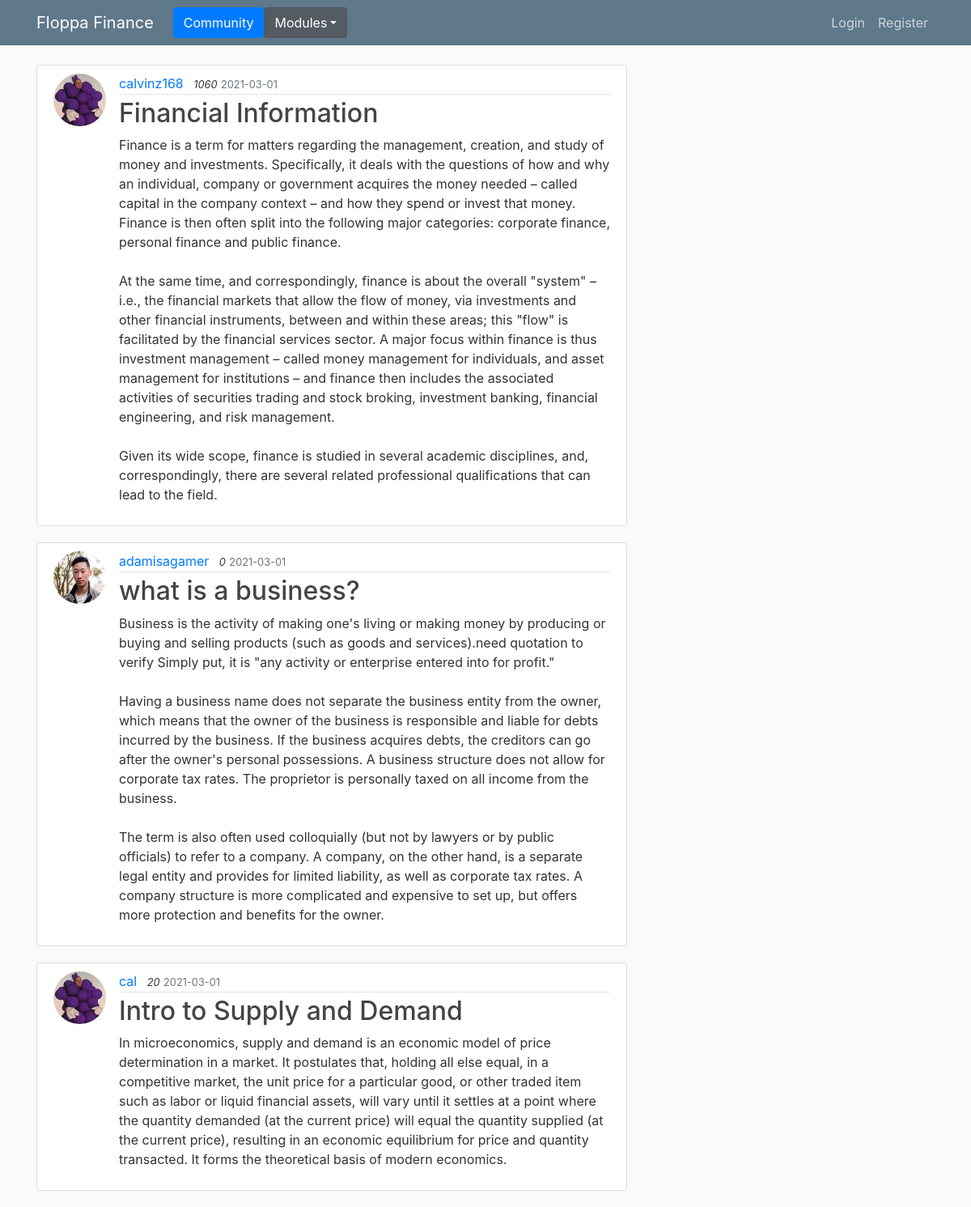
Page /home on the earlier database version.
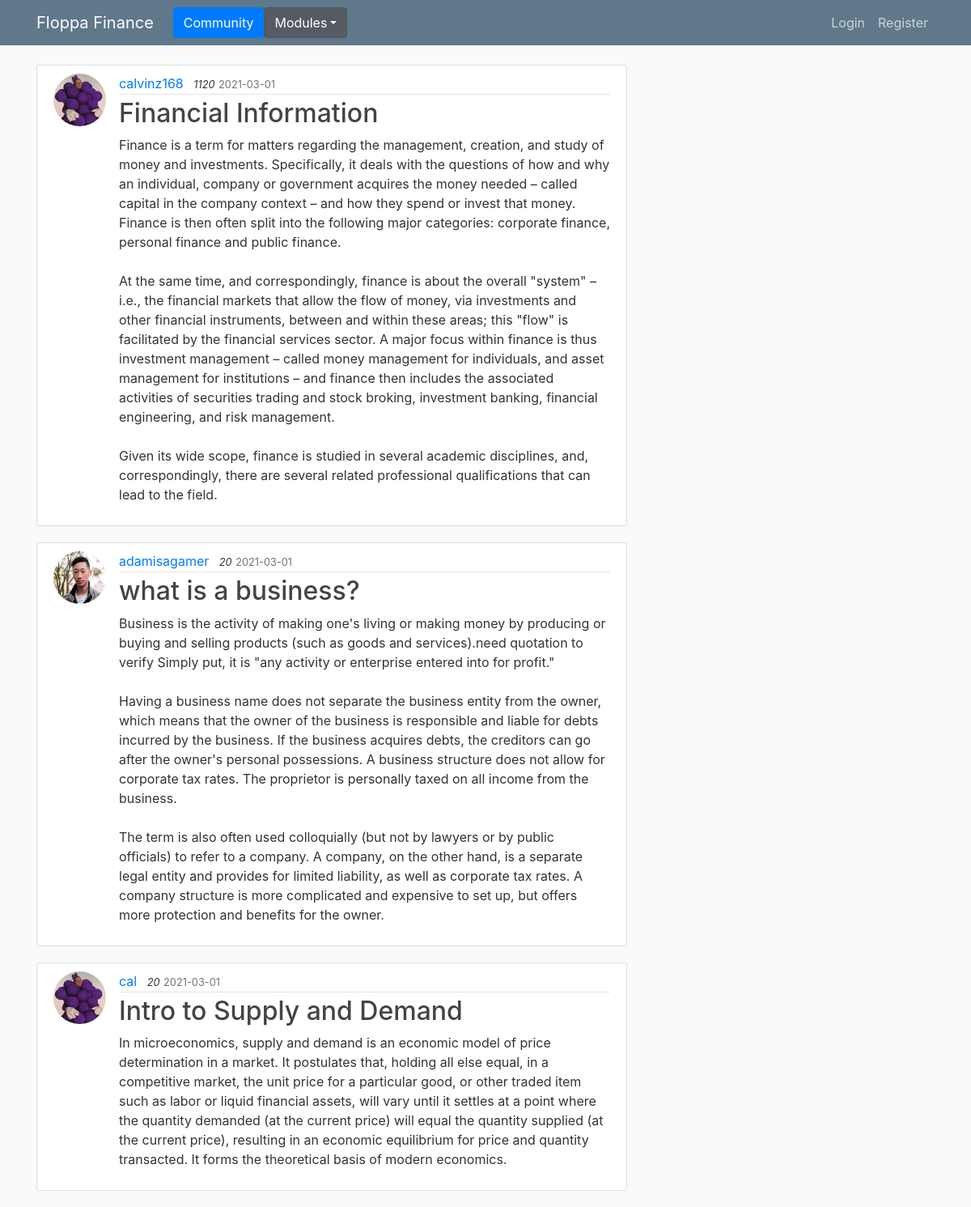
Same page on the later database version.
### flasksite/models.py (models this page shows, shortened)
class Post(db.Model):
    id = db.Column(db.Integer, primary_key=True)
    title = db.Column(db.String(100), nullable=False)
    date_posted = db.Column(db.DateTime, nullable=False, default=datetime.now)
    content = db.Column(db.Text, nullable=False)
    user_id = db.Column(db.Integer, db.ForeignKey('user.id'), nullable=False)

class User(db.Model, UserMixin):
    id = db.Column(db.Integer, primary_key=True)
    username = db.Column(db.String(20), unique=True, nullable=False)
    email = db.Column(db.String(120), unique=True, nullable=False)
    image_file = db.Column(db.String(20), nullable=False, default='default.jpg')
    password = db.Column(db.String(60), nullable=False)
    posts = db.relationship('Post', backref='author', lazy=True)
    comments = db.relationship('Comment', backref='author', lazy=True)
    score = db.Column(db.Integer, nullable=False)

### flasksite/routes.py (the view)
@app.route("/")
@app.route("/home")
def home():
    posts = Post.query.all()
    return render_template('home.html', posts=posts)

### flasksite/templates/home.html
{% extends "layout.html" %}
{% block content %}
    {% for post in posts %}
        <article class="media content-section">
          <img class="rounded-circle article-img" src="{{ url_for('static', filename='profile_pics/' + post.author.image_file) }}">
          <div class="media-body">
            <div class="article-metadata">
              <a class="mr-2" href="#">{{ post.author.username }}</a>
              <em><small class="font-italic">{{ post.author.score }}</small></em>
              <small class="text-muted">{{ post.date_posted.strftime('%Y-%m-%d') }}</small>
            </div>
            <h2><a class="article-title" href="{{ url_for('post', post_id=post.id) }}">{{ post.title }}</a></h2>
            <p class="article-content">{{ post.content }}</p>
          </div>
        </article>
    {% endfor %}
{% endblock content %}

### flasksite/templates/layout.html (shortened to what this page needs)
<!DOCTYPE html>
<html>
<head>
    <link rel="stylesheet" href="https://maxcdn.bootstrapcdn.com/bootstrap/4.0.0/css/bootstrap.min.css">
    <link rel="stylesheet" type="text/css" href="{{ url_for('static', filename='main.css') }}">
</head>
<body>
    <header class="site-header">
      <nav class="navbar navbar-expand-md navbar-dark bg-steel fixed-top">
        <div class="container">
          <a class="navbar-brand mr-4" href="/">Floppa Finance</a>
          <div class="collapse navbar-collapse" id="navbarToggle">
            <div class="navbar-nav mr-auto">
              <a class="btn btn-primary" href="{{ url_for('home') }}">Community</a>
              <div class="dropdown show">
                <a class="btn btn-secondary dropdown-toggle" href="#" role="button" id="dropdownMenuLink" data-toggle="dropdown" aria-haspopup="true" aria-expanded="false">Modules</a>
              </div>
            </div>
            <div class="navbar-nav">
              {% if current_user.is_authenticated %}
                <a class="nav-item nav-link" href="{{ url_for('new_post') }}">+</a>
                <a class="nav-item nav-link" href="{{ url_for('account') }}">Account</a>
                <a class="nav-item nav-link" href="{{ url_for('logout') }}">Logout</a>
              {% else %}
                <a class="nav-item nav-link" href="{{ url_for('login') }}">Login</a>
                <a class="nav-item nav-link" href="{{ url_for('register') }}">Register</a>
              {% endif %}
            </div>
          </div>
        </div>
      </nav>
    </header>
    <main role="main" class="container">
      <div class="row">
        <div class="col-md-8">
          {% block content %}{% endblock %}
        </div>
      </div>
    </main>
</body>
</html>

### flasksite/static/main.css (style rules this page uses)
body { background: #fafafa; color: #333333; margin-top: 5rem; }
h1, h2, h3, h4, h5, h6 { color: #444444; }
.bg-steel { background-color: #5f788a; }
.site-header .navbar-nav .nav-link { color: #cbd5db; }
.content-section { background: #ffffff; padding: 10px 20px; border: 1px solid #dddddd; border-radius: 3px; margin-bottom: 20px; }
.article-title { color: #444444; }
.article-content { white-space: pre-line; }
.article-img { height: 65px; width: 65px; margin-right: 16px; }
.article-metadata { padding-bottom: 1px; margin-bottom: 4px; border-bottom: 1px solid #e3e3e3 }

Differences in the rows shown:
changed through a linked row, Post "Financial Information": image_file: picture added in place of a placeholder; author.score "1060" → "1120"
changed through a linked row, Post "what is a business?": author.score "0" → "20"
